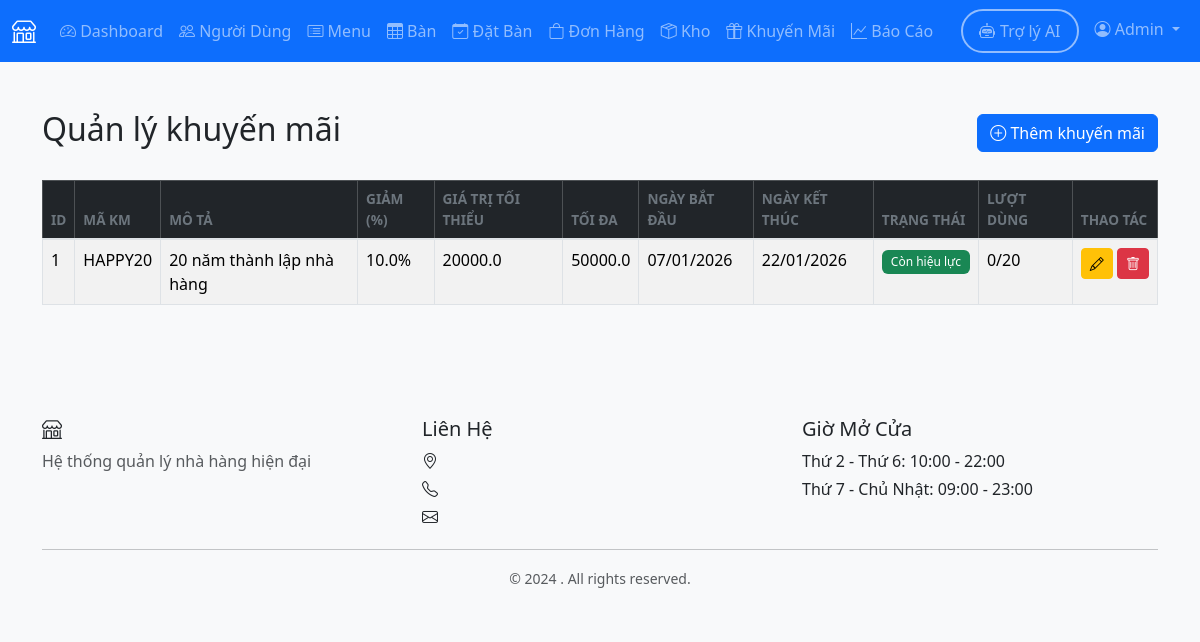
Page /admin/promotions (signed in) on the committed database.
### models.py (models this page shows, shortened)
class User(UserMixin, db.Model):
    __tablename__ = 'users'
    user_id = db.Column(db.Integer, primary_key=True)
    name = db.Column(db.String(100), nullable=False)
    email = db.Column(db.String(120), unique=True, nullable=False)
    password_hash = db.Column(db.String(255), nullable=False)
    phone = db.Column(db.String(20))
    role = db.Column(db.String(20), nullable=False, default='customer')
    employee_type = db.Column(db.String(50))
    created_at = db.Column(db.DateTime, default=datetime.utcnow)
    active = db.Column(db.Boolean, default=True)
    health_check_date = db.Column(db.Date, nullable=True)
    reservations = db.relationship('Reservation', backref='customer', lazy=True)
    orders = db.relationship('Order', foreign_keys='Order.customer_id', backref='customer', lazy=True)
    feedbacks = db.relationship('Feedback', backref='customer', lazy=True)

class Promotion(db.Model):
    __tablename__ = 'promotions'
    promo_id = db.Column(db.Integer, primary_key=True)
    code = db.Column(db.String(50), unique=True, nullable=False)
    description = db.Column(db.Text)
    discount_percent = db.Column(db.Float, nullable=False)
    discount_amount = db.Column(db.Float)
    min_order_amount = db.Column(db.Float, default=0)
    max_discount = db.Column(db.Float)
    start_date = db.Column(db.DateTime, nullable=False)
    end_date = db.Column(db.DateTime, nullable=False)
    active = db.Column(db.Boolean, default=True)
    usage_limit = db.Column(db.Integer)
    usage_count = db.Column(db.Integer, default=0)
    def is_valid(self):
        now = datetime.utcnow()
        if not self.active:
            return False
        if now < self.start_date or now > self.end_date:
            return False
        if self.usage_limit and self.usage_count >= self.usage_limit:
            return False
        return True

### routes/admin.py (the view)
@bp.route('/promotions')
@login_required
@admin_required
def promotions():
    promotions = Promotion.query.order_by(Promotion.start_date.desc()).all()
    return render_template('admin/promotions.html',
                         promotions=promotions)

### routes/admin.py (called while the page is built)
def admin_required(f):
    from functools import wraps
    @wraps(f)
    def decorated_function(*args, **kwargs):
        if not current_user.is_authenticated or current_user.role != 'admin':
            flash('Bạn không có quyền truy cập trang này.', 'danger')
            return redirect(url_for('auth.login'))
        return f(*args, **kwargs)
    return decorated_function

### templates/admin/promotions.html (shortened to what this page needs)
{% extends "base.html" %}
{% block content %}
<div class="container mt-4">
    <div class="d-flex justify-content-between align-items-center mb-4">
        <h2>Quản lý khuyến mãi</h2>
        <a href="{{ url_for('admin.add_promotion') }}" class="btn btn-primary">
            <i class="bi bi-plus-circle"></i> Thêm khuyến mãi
        </a>
    </div>
    <table class="table table-bordered table-striped table-hover">
        <thead class="table-dark">
            <tr>
                <th>ID</th>
                <th>Mã KM</th>
                <th>Mô tả</th>
                <th>Giảm (%)</th>
                <th>Giá trị tối thiểu</th>
                <th>Tối đa</th>
                <th>Ngày bắt đầu</th>
                <th>Ngày kết thúc</th>
                <th>Trạng thái</th>
                <th>Lượt dùng</th>
                <th>Thao tác</th>
            </tr>
        </thead>
        <tbody>
            {% for promo in promotions %}
            <tr class="{% if not promo.is_valid() %}table-secondary{% endif %}">
                <td>{{ promo.promo_id }}</td>
                <td>{{ promo.code }}</td>
                <td>{{ promo.description or '-' }}</td>
                <td>{{ promo.discount_percent or 0 }}%</td>
                <td>{{ promo.min_order_amount or 0 }}</td>
                <td>{{ promo.max_discount or 0 }}</td>
                <td>{{ promo.start_date.strftime('%d/%m/%Y') }}</td>
                <td>{{ promo.end_date.strftime('%d/%m/%Y') }}</td>
                <td>
                    {% if promo.is_valid() %}
                    <span class="badge bg-success">Còn hiệu lực</span>
                    {% else %}
                    <span class="badge bg-danger">Hết hạn</span>
                    {% endif %}
                </td>
                <td>{{ promo.usage_count or 0 }}/{{ promo.usage_limit or '∞' }}</td>
                <td class="text-nowrap">
                    <a href="{{ url_for('admin.edit_promotion', promo_id=promo.promo_id) }}"
                        class="btn btn-sm btn-warning">
                        <i class="bi bi-pencil"></i>
                    </a>
                    <form action="{{ url_for('admin.delete_promotion', promo_id=promo.promo_id) }}" method="POST"
                        style="display:inline;"
                        onsubmit="return confirm('Bạn có chắc muốn xóa khuyến mãi này không?');">
                        <button type="submit" class="btn btn-sm btn-danger">
                            <i class="bi bi-trash"></i>
                        </button>
                    </form>
                </td>
            </tr>
            {% else %}
            <tr>
                <td colspan="11" class="text-center">Chưa có khuyến mãi nào</td>
            </tr>
            {% endfor %}
        </tbody>
    </table>
</div>
{% endblock %}

### templates/base.html (shortened to what this page needs)
<!DOCTYPE html>
<html lang="vi">
<head>
    <link href="https://cdn.jsdelivr.net/npm/bootstrap@5.3.2/dist/css/bootstrap.min.css" rel="stylesheet">
    <link rel="stylesheet" href="https://cdn.jsdelivr.net/npm/bootstrap-icons@1.11.1/font/bootstrap-icons.css">
    <link rel="stylesheet" href="{{ url_for('static', filename='css/style.css') }}">
</head>
<body>
    {% if current_user.is_authenticated %}
    <nav class="navbar navbar-expand-lg navbar-dark bg-primary">
        <div class="container-fluid">
            <a class="navbar-brand" href="{{ url_for('index') }}">
                <i class="bi bi-shop"></i> {{ restaurant_name }}
            </a>
            <div class="collapse navbar-collapse" id="navbarNav">
                <ul class="navbar-nav me-auto">
                    {% if current_user.role == 'customer' %}
                        <li class="nav-item">
                            <a class="nav-link" href="{{ url_for('customer.dashboard') }}">
                                <i class="bi bi-house"></i> Dashboard
                            </a>
                        </li>
                        <li class="nav-item">
                            <a class="nav-link" href="{{ url_for('customer.menu') }}">
                                <i class="bi bi-card-list"></i> Menu
                            </a>
                        </li>
                        <li class="nav-item">
                            <a class="nav-link" href="{{ url_for('customer.reservation') }}">
                                <i class="bi bi-calendar-check"></i> Đặt Bàn
                            </a>
                        </li>
                        <li class="nav-item">
                            <a class="nav-link" href="{{ url_for('customer.my_orders') }}">
                                <i class="bi bi-bag"></i> Đơn Hàng
                            </a>
                        </li>
                        <li class="nav-item">
                            <a class="nav-link" href="{{ url_for('customer.promotions') }}">
                                <i class="bi bi-gift"></i> Khuyến Mãi
                            </a>
                        </li>
                    {% elif current_user.role == 'admin' %}
                        <li class="nav-item">
                            <a class="nav-link" href="{{ url_for('admin.dashboard') }}">
                                <i class="bi bi-speedometer2"></i> Dashboard
                            </a>
                        </li>
                        <li class="nav-item">
                            <a class="nav-link" href="{{ url_for('admin.users') }}">
                                <i class="bi bi-people"></i> Người Dùng
                            </a>
                        </li>
                        <li class="nav-item">
                            <a class="nav-link" href="{{ url_for('admin.menu') }}">
                                <i class="bi bi-card-list"></i> Menu
                            </a>
                        </li>
                        <li class="nav-item">
                            <a class="nav-link" href="{{ url_for('admin.tables') }}">
                                <i class="bi bi-table"></i> Bàn
                            </a>
                        </li>
                        <li class="nav-item">
                            <a class="nav-link" href="{{ url_for('admin.reservations') }}">
                                <i class="bi bi-calendar-check"></i> Đặt Bàn
                            </a>
                        </li>
                        <li class="nav-item">
                            <a class="nav-link" href="{{ url_for('admin.orders') }}">
                                <i class="bi bi-bag"></i> Đơn Hàng
                            </a>
                        </li>
                        <li class="nav-item">
                            <a class="nav-link" href="{{ url_for('admin.inventory') }}">
                                <i class="bi bi-box-seam"></i> Kho
                            </a>
                        </li>
                        <li class="nav-item">
                            <a class="nav-link" href="{{ url_for('admin.promotions') }}">
                                <i class="bi bi-gift"></i> Khuyến Mãi
                            </a>
                        </li>
                        <li class="nav-item">
                            <a class="nav-link" href="{{ url_for('admin.reports') }}">
                                <i class="bi bi-graph-up"></i> Báo Cáo
                            </a>
                        </li>
                    {% endif %}
                </ul>
                <ul class="navbar-nav">
                    <li class="nav-item">
                        <a class="nav-link btn btn-outline-primary rounded-pill px-3 me-2"
                           href="{{ url_for('chatbot.index') }}"
                           style="border: 2px solid; display: flex; align-items: center; gap: 5px;">
                            <i class="bi bi-robot"></i>
                            <span class="d-none d-lg-inline">Trợ lý AI</span>
                        </a>
                    </li>
                    <li class="nav-item dropdown">
                        <a class="nav-link dropdown-toggle" href="#" id="navbarDropdown" role="button" data-bs-toggle="dropdown">
                            <i class="bi bi-person-circle"></i> {{ current_user.name }}
                        </a>
                    </li>
                </ul>
            </div>
        </div>
    </nav>
    {% endif %}
    <main class="{% if current_user.is_authenticated %}py-4{% endif %}">
        {% block content %}{% endblock %}
    </main>
    {% if current_user.is_authenticated %}
    <footer class="bg-light mt-5 py-4">
        <div class="container">
            <div class="row">
                <div class="col-md-4">
                    <h5><i class="bi bi-shop"></i> {{ restaurant_name }}</h5>
                    <p class="text-muted">Hệ thống quản lý nhà hàng hiện đại</p>
                </div>
                <div class="col-md-4">
                    <h5>Liên Hệ</h5>
                    <p class="mb-1"><i class="bi bi-geo-alt"></i> {{ restaurant_address }}</p>
                    <p class="mb-1"><i class="bi bi-telephone"></i> {{ restaurant_phone }}</p>
                    <p class="mb-1"><i class="bi bi-envelope"></i> {{ restaurant_email }}</p>
                </div>
                <div class="col-md-4">
                    <h5>Giờ Mở Cửa</h5>
                    <p class="mb-1">Thứ 2 - Thứ 6: 10:00 - 22:00</p>
                    <p class="mb-1">Thứ 7 - Chủ Nhật: 09:00 - 23:00</p>
                </div>
            </div>
            <hr>
            <div class="text-center text-muted">
                <small>&copy; 2024 {{ restaurant_name }}. All rights reserved.</small>
            </div>
        </div>
    </footer>
    {% endif %}
</body>
</html>

### static/css/style.css (style rules this page uses)
:root { --primary-color: #0d6efd; --success-color: #198754; --warning-color: #ffc107; --danger-color: #dc3545; --info-color: #0dcaf0; }
body { font-family: 'Segoe UI', Tahoma, Geneva, Verdana, sans-serif; background-color: #f8f9fa; }
.navbar-brand { font-weight: 600; font-size: 1.5rem; }
.btn { transition: all 0.3s ease; }
.badge { font-weight: 500; padding: 0.5em 0.75em; }
.table { background-color: white; }
.table thead th { border-bottom: 2px solid #dee2e6; font-weight: 600; text-transform: uppercase; font-size: 0.85rem; color: #6c757d; }
.table tbody tr { transition: background-color 0.2s ease; }
footer { margin-top: auto; }

### rows in the picture
User: name "Admin"
Promotion: promo_id "1", code "HAPPY20", description "20 năm thành lập nhà hàng", discount_percent "10.0", min_order_amount "20000.0", max_discount "50000.0", start_date "07/01/2026", end_date "22/01/2026", active "Còn hiệu lực", usage_count "0", usage_limit "20"
